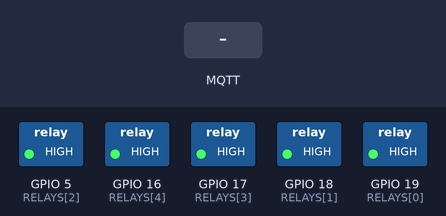
Simulated run of this sketch. Board: ESP32. Parts: switched loads named in the sketch (green lamp = pin HIGH). Inputs (shaded band) come from the test bench. WiFi joins after 1.5 s; servers stay silent unless stated; no MQTT or app messages arrive unless stated; what the sketch prints to the serial monitor is not drawn.

Above: at 2.7 s.
2.8 s: MQTT message "ON" arrives on the first subscribed topic
At 3.4 s:
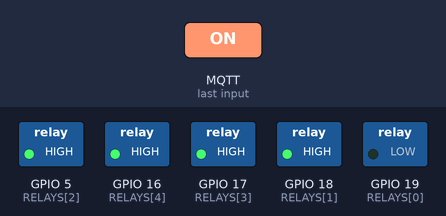
4.3 s: MQTT message "ON" arrives on the second subscribed topic
At 5.5 s:
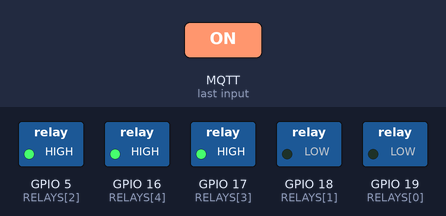
5.8 s: MQTT message "1" arrives on the first subscribed topic
At 6.8 s:
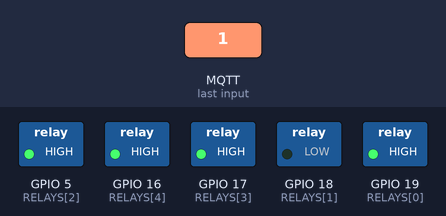
7.3 s: MQTT message "ON" arrives on the third subscribed topic
At 8.0 s:
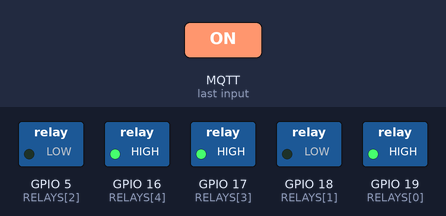
8.8 s: MQTT message "on" arrives on the second subscribed topic
At 9.1 s:
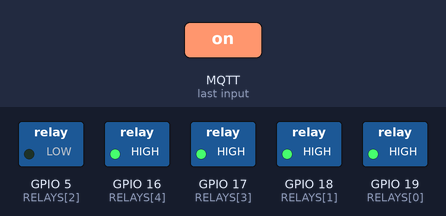
10.3 s: MQTT message "1" arrives on the third subscribed topic
At 11.5 s:
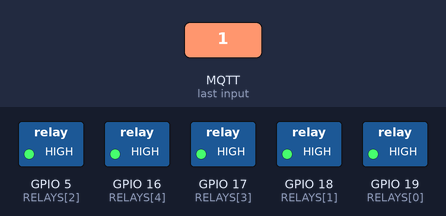
Timing chart, 0 to 12.8 s (numbered marks = the images above; inputs shaded):
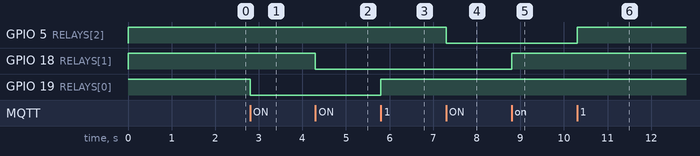

The sketch:

MainHub_Board.ino
```cpp
/*
 * EcoWatt Main Hub / Control Board
 * --------------------------------
 * Role: ESP-NOW Receiver + MQTT Bridge (Board B)
 */

#include <esp_now.h>
#include <WiFi.h>
#include <PubSubClient.h>
#include <esp_wifi.h>

// --- Configuration ---
const char* ssid          = "Summer-1";
const char* password      = "Summer@2025";
const char* mqtt_broker   = "192.168.1.90";

// --- Pin Mapping (Must match your physical relays) ---
const int RELAYS[] = {19, 18, 5, 17, 16};

typedef struct struct_message {
  float roomAmps[6];
  float totalKW;
  bool isTripping;
  char alertMsg[50];
  uint32_t uptime;
} struct_message;

struct_message incomingData;
WiFiClient espClient;
PubSubClient client(espClient);

unsigned long lastSensorUpdate = 0;
unsigned long lastHeartbeat = 0;

// --- MQTT Callback (NEW: Handles Relay Commands) ---
void mqttCallback(char* topic, byte* payload, unsigned int length) {
  String msg = "";
  for (int i = 0; i < length; i++) msg += (char)payload[i];
  Serial.printf("MQTT Command: %s -> %s\n", topic, msg.c_str());

  for (int i = 0; i < 5; i++) {
    String target = "room/switch/relay_" + String(i + 1) + "/command";
    if (String(topic) == target) {
      bool state = (msg == "ON");
      digitalWrite(RELAYS[i], state ? LOW : HIGH); // Low Level Trigger
      client.publish(("room/switch/relay_" + String(i + 1) + "/state").c_str(), state ? "ON" : "OFF", true);
    }
  }
}

void publishStats() {
  if (!client.connected()) return;
  client.publish("room/stats/total_power", String(incomingData.totalKW).c_str(), true);

  String json = "{";
  for(int i=0; i<6; i++) {
    json += "\"room" + String(i+1) + "\":" + String(incomingData.roomAmps[i]);
    if(i<5) json += ",";
  }
  json += "}";
  client.publish("room/stats/rooms", json.c_str(), true);

  if (incomingData.isTripping) {
    client.publish("room/stats/alert", incomingData.alertMsg, true);
    client.publish("room/notify", incomingData.alertMsg);
  }
}

void OnDataRecv(const esp_now_recv_info *info, const uint8_t *incoming, int len) {
  memcpy(&incomingData, incoming, sizeof(incomingData));
  lastSensorUpdate = millis();

  if (client.connected()) {
    client.publish("room/db/status", "online", true);
    client.publish("room/db/uptime", String(incomingData.uptime).c_str(), true);
  }
  publishStats();
}

void setup() {
  Serial.begin(115200);

  for(int i=0; i<5; i++) {
    pinMode(RELAYS[i], OUTPUT);
    digitalWrite(RELAYS[i], HIGH); // Default OFF
  }

  WiFi.mode(WIFI_STA);
  WiFi.begin(ssid, password);
  while (WiFi.status() != WL_CONNECTED) { delay(500); Serial.print("."); }

  // CRITICAL: Force the WiFi channel to stay fixed for ESP-NOW
  int channel = WiFi.channel();
  esp_wifi_set_promiscuous(true);
  esp_wifi_set_channel(channel, WIFI_SECOND_CHAN_NONE);
  esp_wifi_set_promiscuous(false);

  client.setServer(mqtt_broker, 1883);
  client.setCallback(mqttCallback);

  if (esp_now_init() != ESP_OK) {
    Serial.println("Error initializing ESP-NOW");
    return;
  }
  esp_now_register_recv_cb(OnDataRecv);
}

void loop() {
  if (!client.connected()) {
    if (client.connect("EcoWattHubClient")) {
      client.publish("room/hub/status", "online", true);
      for(int i=1; i<=5; i++) {
        client.subscribe(("room/switch/relay_" + String(i) + "/command").c_str());
      }
    }
  }
  client.loop();

  if (millis() - lastHeartbeat > 5000) {
    if (client.connected()) {
      client.publish("room/hub/heartbeat", String(millis()/1000).c_str());
      if (millis() - lastSensorUpdate > 15000 && lastSensorUpdate != 0) {
        client.publish("room/db/status", "offline", true);
      }
    }
    lastHeartbeat = millis();
  }
}
```

Measured:
- after the input at 2.8 s, GPIO 19 (RELAYS[0]): HIGH → LOW at once
- after the input at 4.3 s, GPIO 18 (RELAYS[1]): HIGH → LOW at once
- after the input at 5.8 s, GPIO 19 (RELAYS[0]): LOW → HIGH at once
- after the input at 7.3 s, GPIO 5 (RELAYS[2]): HIGH → LOW at once
- after the input at 8.8 s, GPIO 18 (RELAYS[1]): LOW → HIGH at once
- after the input at 10.3 s, GPIO 5 (RELAYS[2]): LOW → HIGH at once
